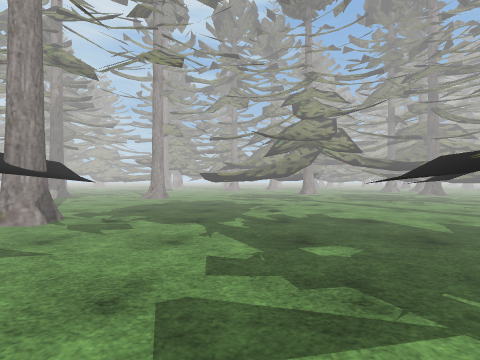
[1] (above)

24 first-person views from a walk through a Unity game level. The camera is 1.2 m above the floor, looks level and sees 85° across. The floor is counted in squares, 2 m on a side. Each view is taken from the middle of a square. On the plan, view 1 faces up. The plan holds only what a view shows up to about 9 squares ahead; the rest is blank. The place goes on beyond the plan. The player character is not drawn. Some animated figures are left out. Some surface patterns are stand-ins.

[2]
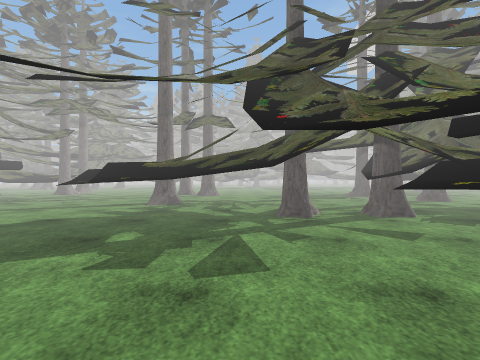

[3]
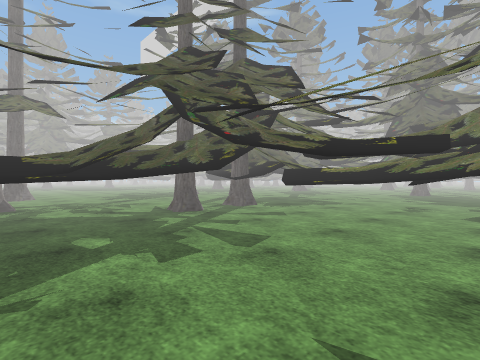

[4]
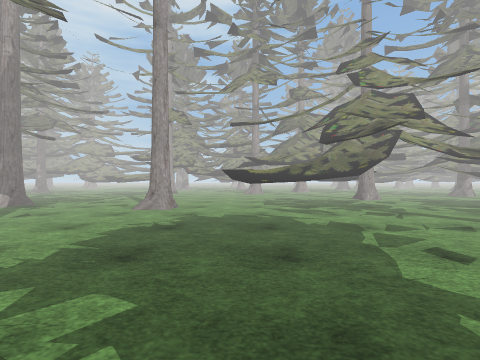

[5]
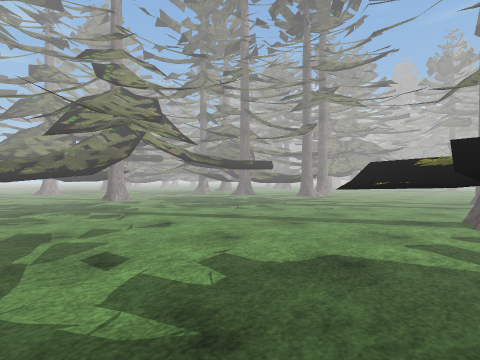

[6]
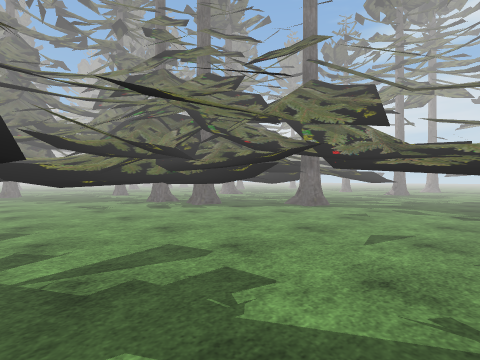

[7]
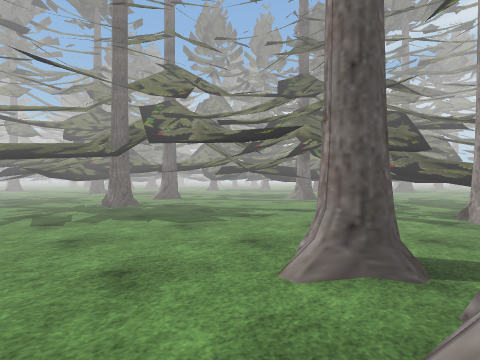

[8]
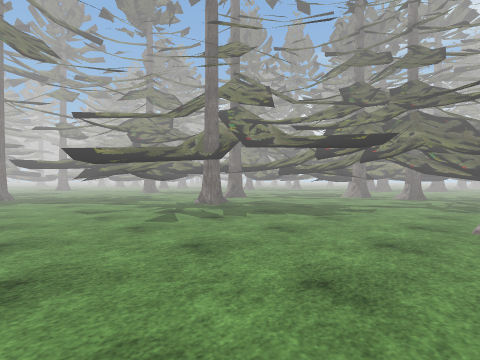

[9]
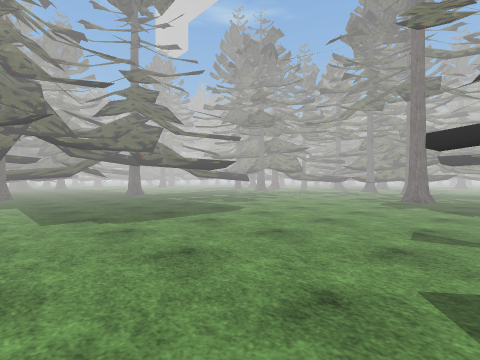

[10]
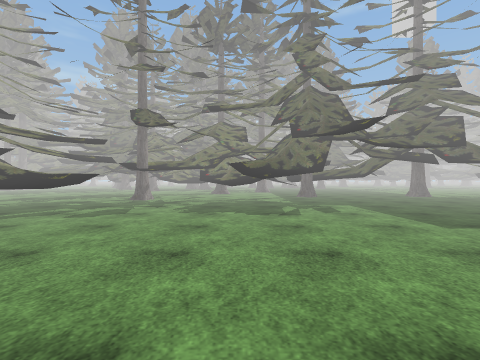

[11]
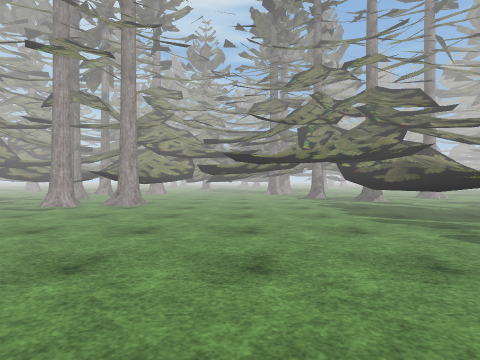

[12]
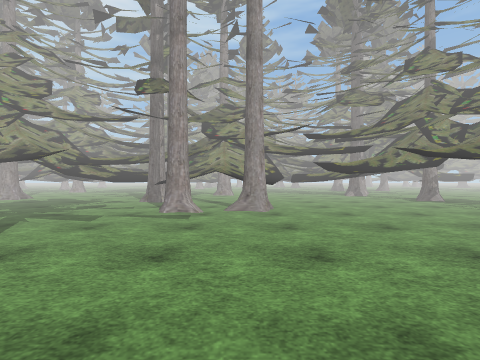

[13]
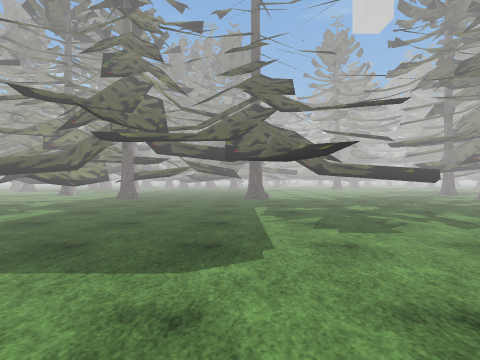

[14]
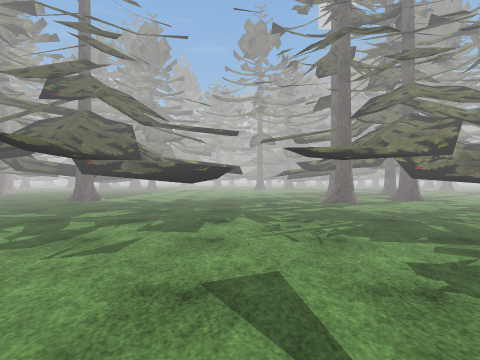

[15]
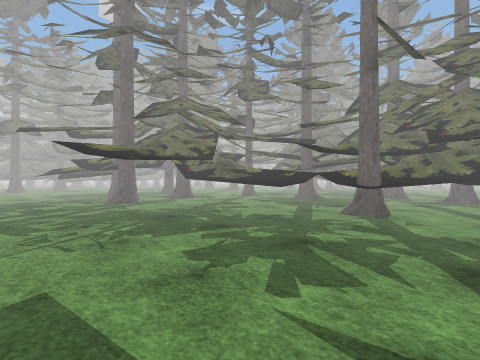

[16]
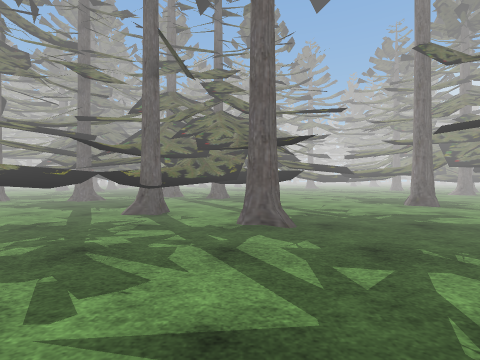

[17]
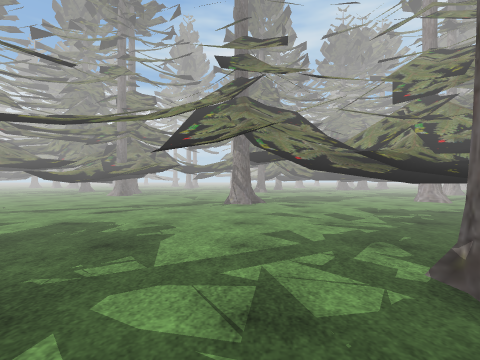

[18]
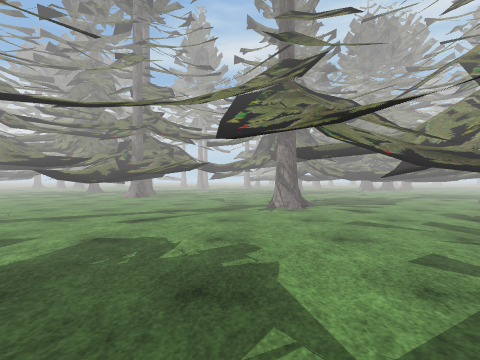

[19]
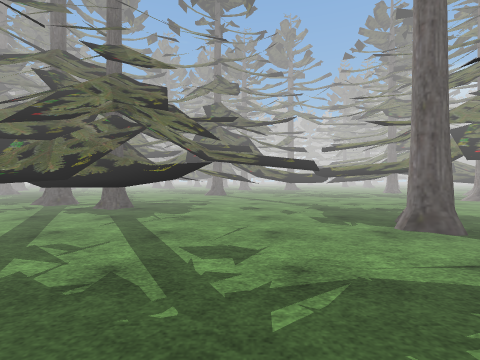

[20]
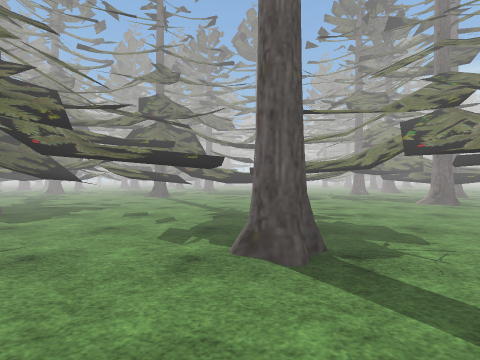

[21]
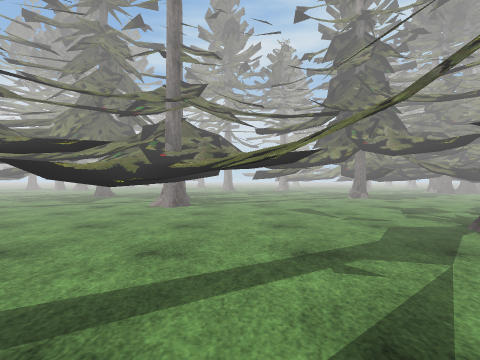

[22]
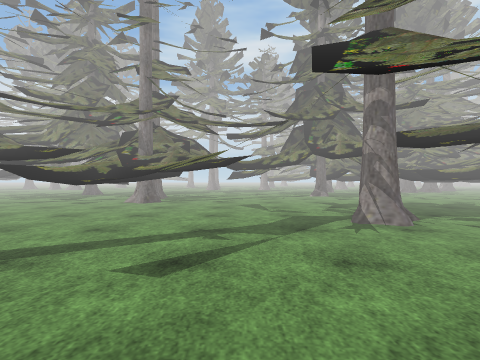

[23]
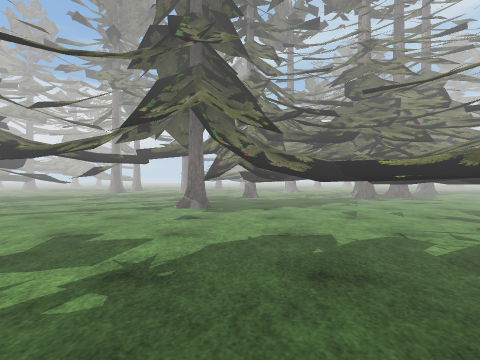

[24]
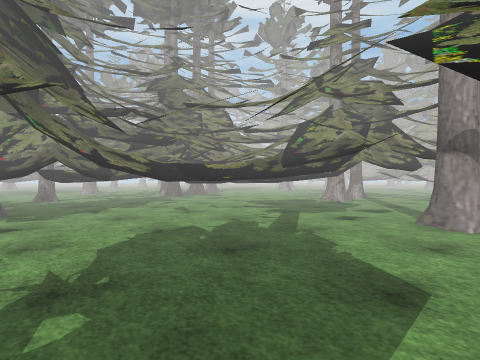

### Floor plan
Key: @ floor where view 1 was taken; # wall or solid block; . floor; O other object.
Columns run from 9 left of view 1 to 23 right of it. Each row starts with its distance up from view 1.
 12   .......  .OO OOOOOOOOO O
 11   ......OO .#. OOOOOOOOO OOOO
 10   ...... O ...OO.OOOOO  ..OO
  9    O..O.OOOO.....OOO.OO ..OO
  8    ...............OO... .OOO..
  7     .....................OOO..
  6      ....................OOO.
  5      ....................OO.O
  4       OO....O ...............
  3  ..OO O....OOOO.. O. ........O
  2 ....  O....OOO...O........OOOO
  1 ..O.  O.O.OOOO. ...........OOOO
  0   OO   OO@.O... ...........O..
 -1     OOOOOOOO.................OO
 -2     OOOOOOOOOO...............OO
 -3      O  OOOOOO ..O............OO
 -4       OOOOOOO. ..O...........OO
 -5        ..O  O OO.O............O.
 -6  OO   O.OOOO.   OOO........O....
 -7        OOO.O...OOOOO.......OO.O
 -8       OOOO......OOO..O.....OOO
 -9         O#.......OO..O......O.O.
-10         .......#.................
-11       .O.O...O.................OO
-12       .OO.  OO....... .......O  O
-13       .......OOOO.....O..OOO....O
-14       OOO...OOOO.......OOOO...#
-15       OO  #.O OO..O..OOOO OOO..
-16             OOOO....OOOOOOOOOO.
-17            OOO.....O.OOOOOOOOO
-18         O.OO  .....  OO#OO
-19           OO.O..OO.O OOOO
-20            #.O.OOO..OO OO
-21            OO..OOOOOO OOOO
-22           OOOOOO  O  OOO O

Positions as (right, up) in squares from view 1, and headings:
1: (0, 0), facing up
2: (-2, 1), facing right
3: (-2, 3), facing down-right
4: (-1, 3), facing up
5: (0, 3), facing up-right
6: (1, 3), facing down-left
7: (10, 3), facing down-left
8: (12, 2), facing down-left
9: (10, 0), facing down-right
10: (11, 2), facing right
11: (13, 2), facing up
12: (10, 3), facing up
13: (12, -4), facing right
14: (13, -9), facing right
15: (13, -9), facing down-right
16: (13, -9), facing down
17: (13, -10), facing left
18: (12, -11), facing left
19: (11, -12), facing down
20: (9, -13), facing down
21: (9, -13), facing left
22: (10, -12), facing left
23: (6, -8), facing left
24: (6, -9), facing up-left
